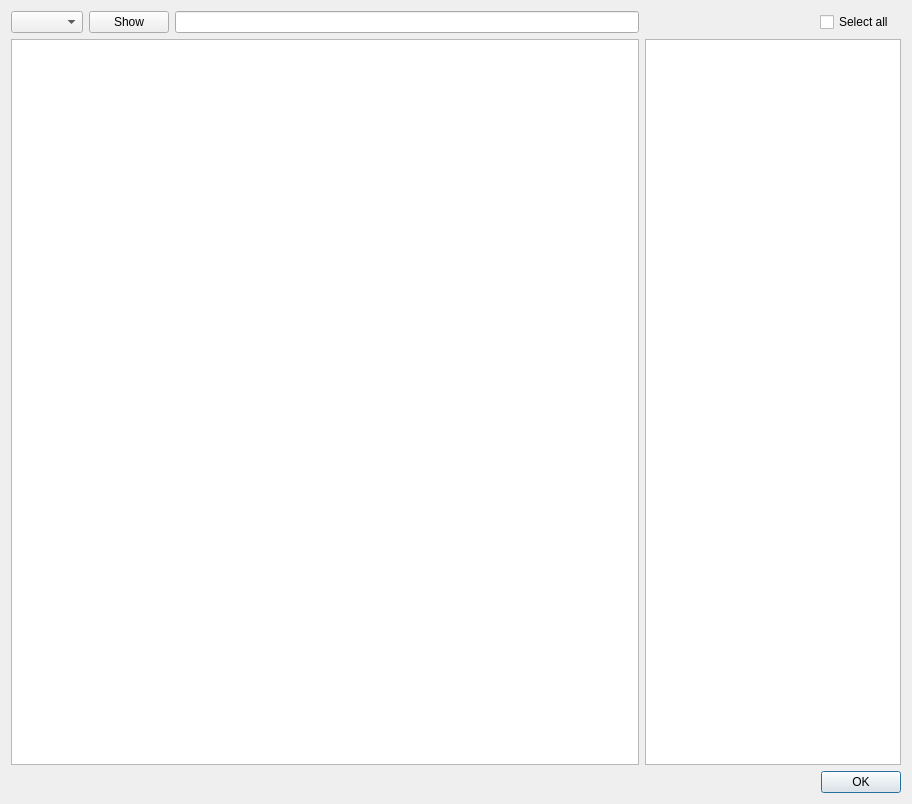
<?xml version="1.0" encoding="UTF-8"?>
<ui version="4.0">
 <class>TreeDialog</class>
 <widget class="QDialog" name="TreeDialog">
  <property name="geometry">
   <rect>
    <x>0</x>
    <y>0</y>
    <width>912</width>
    <height>804</height>
   </rect>
  </property>
  <property name="windowTitle">
   <string>Dialog</string>
  </property>
  <layout class="QGridLayout" name="gridLayout">
   <item row="0" column="0">
    <widget class="QComboBox" name="groups"/>
   </item>
   <item row="0" column="1">
    <widget class="QPushButton" name="showButton">
     <property name="text">
      <string>Show</string>
     </property>
    </widget>
   </item>
   <item row="0" column="2">
    <widget class="QLineEdit" name="lineEdit"/>
   </item>
   <item row="0" column="3">
    <widget class="QLabel" name="label">
     <property name="text">
      <string/>
     </property>
    </widget>
   </item>
   <item row="1" column="0" colspan="3">
    <widget class="QTreeView" name="treeView"/>
   </item>
   <item row="1" column="3" colspan="3">
    <widget class="QTableWidget" name="tableWidget"/>
   </item>
   <item row="2" column="0" colspan="6">
    <widget class="QDialogButtonBox" name="buttonBox">
     <property name="orientation">
      <enum>Qt::Horizontal</enum>
     </property>
     <property name="standardButtons">
      <set>QDialogButtonBox::Ok</set>
     </property>
    </widget>
   </item>
   <item row="0" column="5">
    <widget class="QCheckBox" name="checkBox">
     <property name="text">
      <string>Select all</string>
     </property>
    </widget>
   </item>
  </layout>
 </widget>
 <resources/>
 <connections>
  <connection>
   <sender>buttonBox</sender>
   <signal>accepted()</signal>
   <receiver>TreeDialog</receiver>
   <slot>accept()</slot>
   <hints>
    <hint type="sourcelabel">
     <x>248</x>
     <y>254</y>
    </hint>
    <hint type="destinationlabel">
     <x>157</x>
     <y>274</y>
    </hint>
   </hints>
  </connection>
  <connection>
   <sender>buttonBox</sender>
   <signal>rejected()</signal>
   <receiver>TreeDialog</receiver>
   <slot>reject()</slot>
   <hints>
    <hint type="sourcelabel">
     <x>316</x>
     <y>260</y>
    </hint>
    <hint type="destinationlabel">
     <x>286</x>
     <y>274</y>
    </hint>
   </hints>
  </connection>
 </connections>
</ui>
